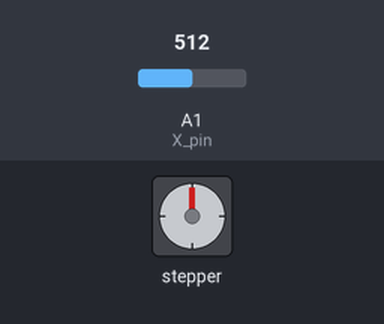
This sketch was run on a simulated Arduino Uno, built with avr-gcc and run on an emulated ATmega328P. On the bench: stepper motor. The inputs (shaded band) are chosen by the test bench; at power-on: A1 (X_pin) = 512. Stepper angles assume 2048 steps per turn.

Above: at 1.2 s.
1.3 s: A1 (X_pin) set to 538
At 1.45 s:
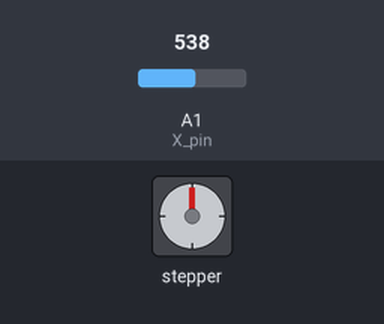
4.3 s: A1 (X_pin) set to 520
At 5.2 s:
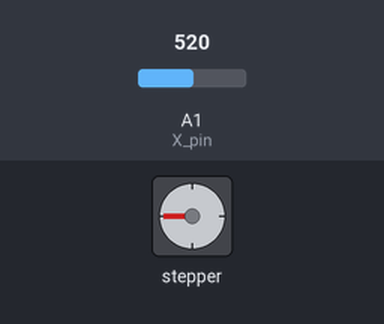
5.8 s: A1 (X_pin) set to 540
At 6.27 s:
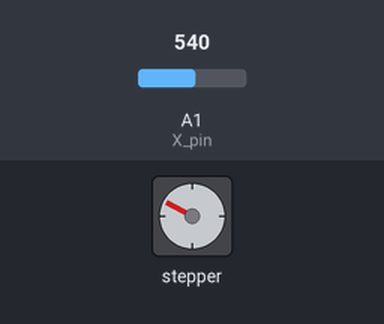
Timing chart, 0 to 17.8 s (numbered marks = the images above; inputs shaded):
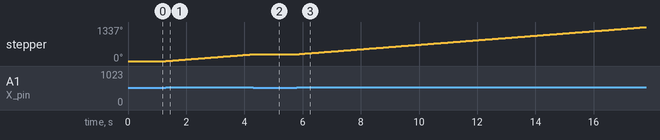

The sketch:

code-arduino.ino
```cpp
#include <Stepper.h>

const int stepsPerRevolution = 2048;
const int rolePerMinute = 15;
const int X_pin = 1;

Stepper myStepper(stepsPerRevolution, 2, 4, 3, 5);
void setup() {
  myStepper.setSpeed(rolePerMinute);


}

void loop() {
  int a = analogRead(X_pin);
  if (a > 400 && a < 520)
  {
    for (int i = 2; i < 6; i++)
    {
      digitalWrite(i, LOW);
    }
  }
  else if (a < 400)
  {
    myStepper.setSpeed(rolePerMinute);
    myStepper.step(-30);
  }
  else if (a > 530)
  {
    myStepper.setSpeed(rolePerMinute);
    myStepper.step(30);
  }
}
```

Measured:
- the behaviour switches between 530 and 531 on A1 (X_pin) (found by bisection; images 0 and 1)
- after the input at 1.3 s, stepper: keeps turning clockwise at about 89°/s, starting at once
- after the input at 4.3 s, stepper: goes on until 4.3 s, then stays 268°
- after the input at 5.8 s, stepper: keeps turning clockwise at about 89°/s, starting at once
